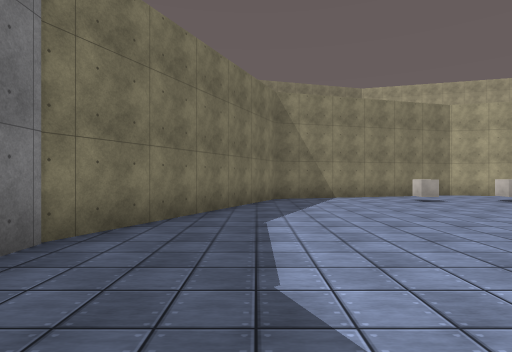
view 1 (above)

13 first-person views from a walk through a scene from a Unity 3-D project. The camera is 1.5 m above the floor, looks level and sees 80° across. The floor is counted in squares, 2 m on a side. Each view is taken from the middle of a square. On the plan, view 1 faces up. The plan holds only what a view shows up to about 10 squares ahead; the rest is blank. The place goes on beyond the plan. The player is left out. Some animated figures are left out. Surface patterns are stand-ins for the level's own textures.

view 2
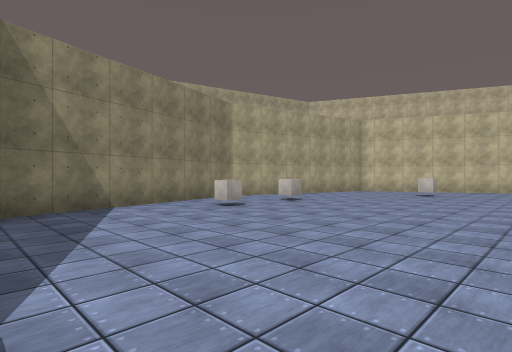

view 3
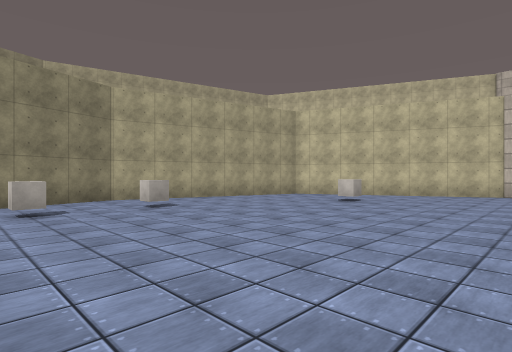

view 4
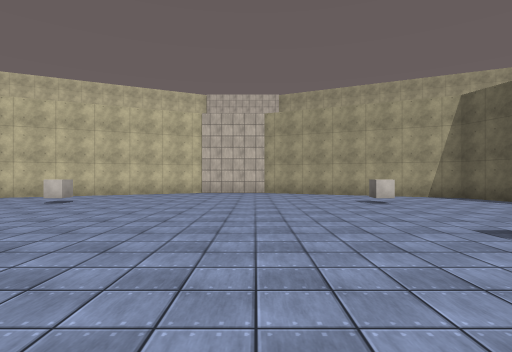

view 5
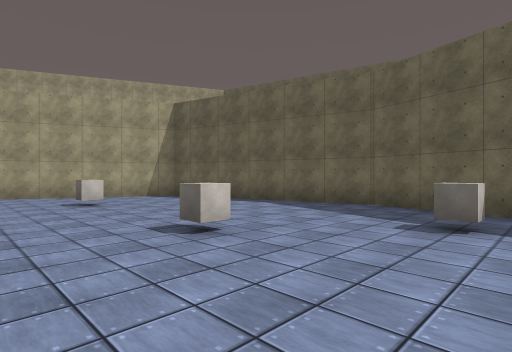

view 6
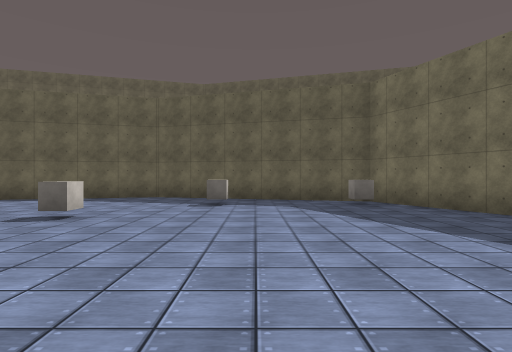

view 7
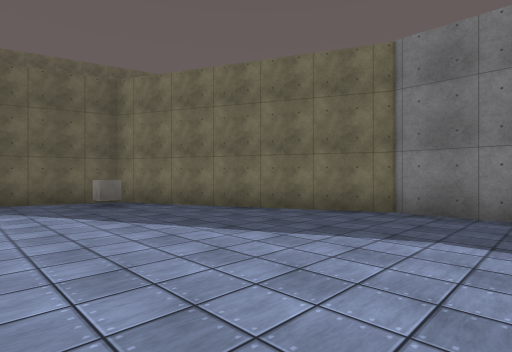

view 8
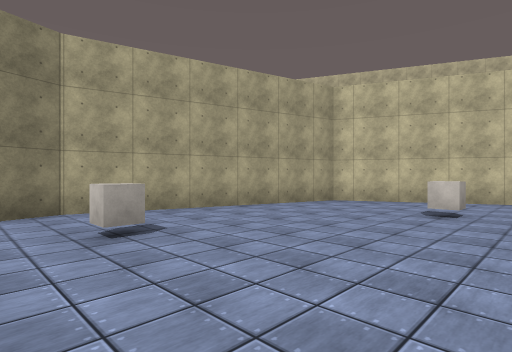

view 9
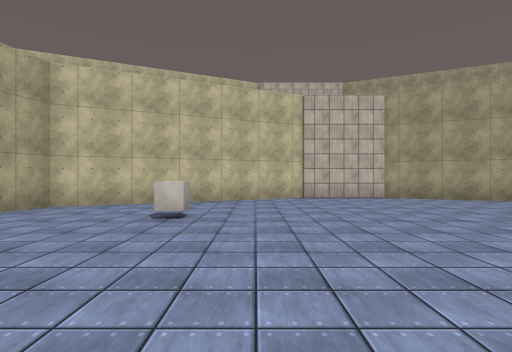

view 10
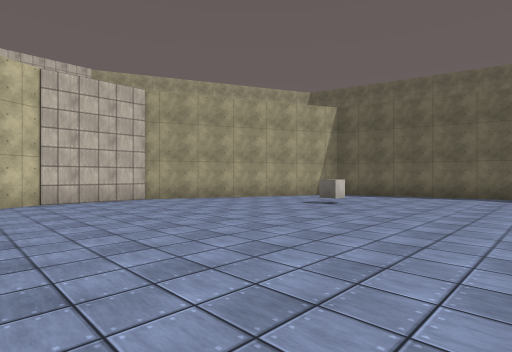

view 11
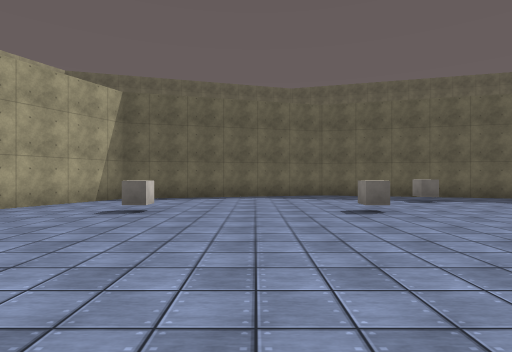

view 12
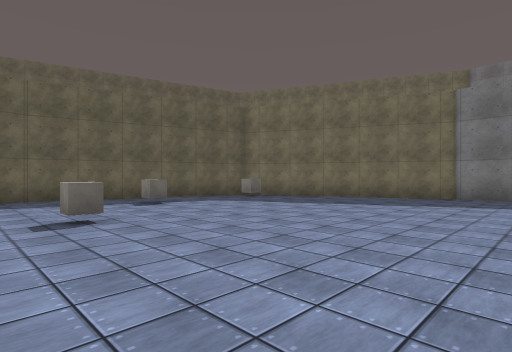

view 13
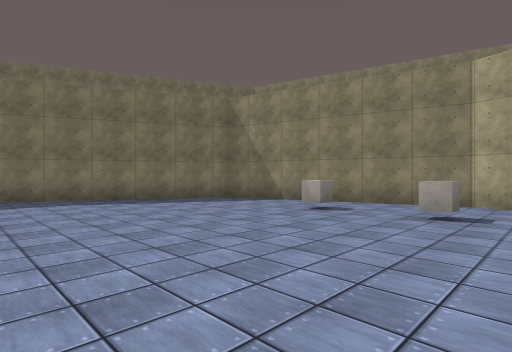

### Floor plan
Points are (right, up) in squares from view 1. A wall is a line through its corners. A room is listed if a view was taken in it or the views show most of it. See-through windows are left out.
Room 1 (views 1, 2, 3, 4, 5, 6, 7, 8, 9, 10, 11, 12, 13)
walls: (-2.4, 0.5) (0.6, -6) (7.5, -7.8) (14.4, -6) (17.4, 0.5) (17.4, 3.5) (14.4, 10) (7.5, 11.8) (0.6, 10) (-2.4, 3.5) (-2.4, 0.5)
objects: other object (1, -5); other object (5, -5); other object (5, 9); other object (8, -2); other object (8, 9); other object (13, -2); other object (13, 7)

Where each view was taken, in squares from view 1:
view 1: 0 up, 0 right, facing up
view 2: 3 up, 0 right, facing up-right
view 3: 2 up, 4 right, facing up-right
view 4: 1 up, 4 right, facing right
view 5: 0 up, 4 right, facing down-right
view 6: 3 up, 4 right, facing down
view 7: 3 up, 4 right, facing down-left
view 8: 5 up, 6 right, facing up-right
view 9: 5 up, 7 right, facing right
view 10: 5 up, 8 right, facing down-right
view 11: 4 up, 10 right, facing down
view 12: 3 up, 9 right, facing down-left
view 13: 3 up, 9 right, facing up-left
